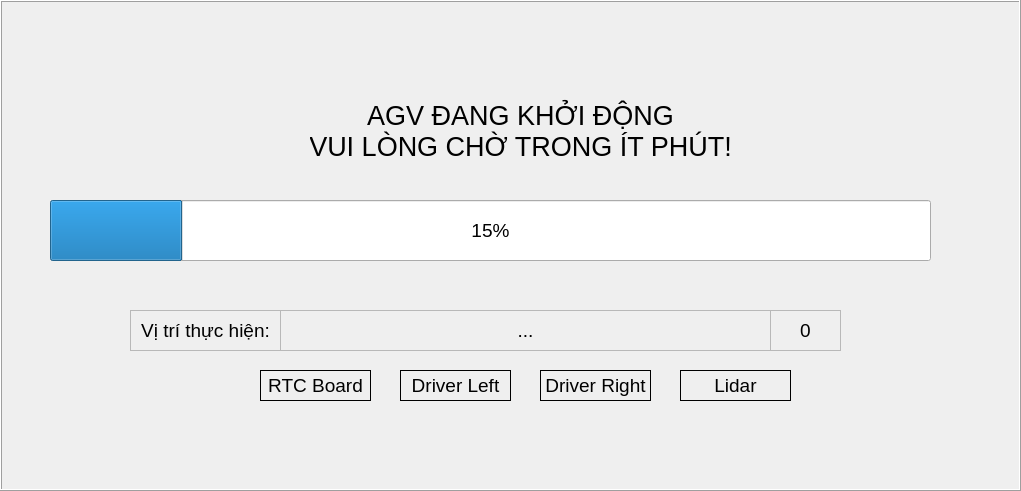
  <widget class="QFrame" name="fr_launch">
   <property name="geometry">
    <rect>
     <x>0</x>
     <y>50</y>
     <width>1021</width>
     <height>491</height>
    </rect>
   </property>
   <property name="autoFillBackground">
    <bool>true</bool>
   </property>
   <property name="frameShape">
    <enum>QFrame::Box</enum>
   </property>
   <property name="frameShadow">
    <enum>QFrame::Raised</enum>
   </property>
   <widget class="QLabel" name="lbv_numberLaunch">
    <property name="geometry">
     <rect>
      <x>770</x>
      <y>310</y>
      <width>71</width>
      <height>41</height>
     </rect>
    </property>
    <property name="font">
     <font>
      <pointsize>14</pointsize>
     </font>
    </property>
    <property name="autoFillBackground">
     <bool>false</bool>
    </property>
    <property name="frameShape">
     <enum>QFrame::StyledPanel</enum>
    </property>
    <property name="text">
     <string>0</string>
    </property>
    <property name="alignment">
     <set>Qt::AlignCenter</set>
    </property>
    <property name="wordWrap">
     <bool>false</bool>
    </property>
   </widget>
   <widget class="QProgressBar" name="pb_launch">
    <property name="geometry">
     <rect>
      <x>50</x>
      <y>200</y>
      <width>881</width>
      <height>61</height>
     </rect>
    </property>
    <property name="font">
     <font>
      <pointsize>14</pointsize>
     </font>
    </property>
    <property name="value">
     <number>15</number>
    </property>
   </widget>
   <widget class="QLabel" name="lbv_launhing">
    <property name="geometry">
     <rect>
      <x>280</x>
      <y>310</y>
      <width>491</width>
      <height>41</height>
     </rect>
    </property>
    <property name="font">
     <font>
      <pointsize>14</pointsize>
     </font>
    </property>
    <property name="autoFillBackground">
     <bool>false</bool>
    </property>
    <property name="frameShape">
     <enum>QFrame::StyledPanel</enum>
    </property>
    <property name="text">
     <string>...</string>
    </property>
    <property name="alignment">
     <set>Qt::AlignCenter</set>
    </property>
    <property name="wordWrap">
     <bool>false</bool>
    </property>
   </widget>
   <widget class="QLabel" name="lb_command">
    <property name="geometry">
     <rect>
      <x>310</x>
      <y>80</y>
      <width>421</width>
      <height>101</height>
     </rect>
    </property>
    <property name="font">
     <font>
      <pointsize>20</pointsize>
     </font>
    </property>
    <property name="text">
     <string>AGV ĐANG KHỞI ĐỘNG
VUI LÒNG CHỜ TRONG ÍT PHÚT!</string>
    </property>
    <property name="alignment">
     <set>Qt::AlignCenter</set>
    </property>
   </widget>
   <widget class="QLabel" name="lb_1">
    <property name="geometry">
     <rect>
      <x>130</x>
      <y>310</y>
      <width>151</width>
      <height>41</height>
     </rect>
    </property>
    <property name="font">
     <font>
      <pointsize>14</pointsize>
     </font>
    </property>
    <property name="autoFillBackground">
     <bool>false</bool>
    </property>
    <property name="frameShape">
     <enum>QFrame::StyledPanel</enum>
    </property>
    <property name="text">
     <string>Vị trí thực hiện:</string>
    </property>
    <property name="alignment">
     <set>Qt::AlignCenter</set>
    </property>
    <property name="wordWrap">
     <bool>false</bool>
    </property>
   </widget>
   <widget class="QLabel" name="lbc_lh_lidar">
    <property name="geometry">
     <rect>
      <x>680</x>
      <y>370</y>
      <width>111</width>
      <height>31</height>
     </rect>
    </property>
    <property name="font">
     <font>
      <pointsize>14</pointsize>
     </font>
    </property>
    <property name="autoFillBackground">
     <bool>false</bool>
    </property>
    <property name="frameShape">
     <enum>QFrame::Box</enum>
    </property>
    <property name="text">
     <string>Lidar</string>
    </property>
    <property name="alignment">
     <set>Qt::AlignCenter</set>
    </property>
    <property name="wordWrap">
     <bool>false</bool>
    </property>
   </widget>
   <widget class="QLabel" name="lbc_lh_driver_left">
    <property name="geometry">
     <rect>
      <x>400</x>
      <y>370</y>
      <width>111</width>
      <height>31</height>
     </rect>
    </property>
    <property name="font">
     <font>
      <pointsize>14</pointsize>
     </font>
    </property>
    <property name="autoFillBackground">
     <bool>false</bool>
    </property>
    <property name="frameShape">
     <enum>QFrame::Box</enum>
    </property>
    <property name="text">
     <string>Driver Left</string>
    </property>
    <property name="alignment">
     <set>Qt::AlignCenter</set>
    </property>
    <property name="wordWrap">
     <bool>false</bool>
    </property>
   </widget>
   <widget class="QLabel" name="lbc_lh_rtc">
    <property name="geometry">
     <rect>
      <x>260</x>
      <y>370</y>
      <width>111</width>
      <height>31</height>
     </rect>
    </property>
    <property name="font">
     <font>
      <pointsize>14</pointsize>
     </font>
    </property>
    <property name="autoFillBackground">
     <bool>false</bool>
    </property>
    <property name="frameShape">
     <enum>QFrame::Box</enum>
    </property>
    <property name="text">
     <string>RTC Board</string>
    </property>
    <property name="alignment">
     <set>Qt::AlignCenter</set>
    </property>
    <property name="wordWrap">
     <bool>false</bool>
    </property>
   </widget>
   <widget class="QLabel" name="lbc_lh_driver_right">
    <property name="geometry">
     <rect>
      <x>540</x>
      <y>370</y>
      <width>111</width>
      <height>31</height>
     </rect>
    </property>
    <property name="font">
     <font>
      <pointsize>14</pointsize>
     </font>
    </property>
    <property name="autoFillBackground">
     <bool>false</bool>
    </property>
    <property name="frameShape">
     <enum>QFrame::Box</enum>
    </property>
    <property name="text">
     <string>Driver Right</string>
    </property>
    <property name="alignment">
     <set>Qt::AlignCenter</set>
    </property>
    <property name="wordWrap">
     <bool>false</bool>
    </property>
   </widget>
  </widget>
